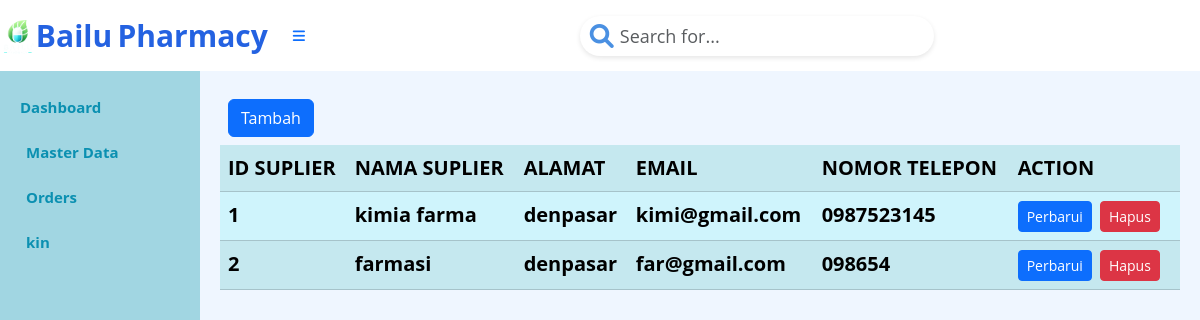
The page /index.php?page=suplier (signed in) on the database its author committed.
### tables this page shows
CREATE TABLE `tb_suplier` (
  `Id_suplier` int(3) NOT NULL AUTO_INCREMENT,
  `Nama_suplier` varchar(15) NOT NULL,
  `Alamat` varchar(15) NOT NULL,
  `email` varchar(15) NOT NULL,
  `no_tlp` varchar(15) NOT NULL,
  PRIMARY KEY (`Id_suplier`)
);

### suplier.php (the view, shortened to what this page needs)
<div class="d-grid gap-2 p-2 d-md-flex justify-content-md">
    <a class="btn btn-primary me-md-2" href="index.php?page=suplier.form&action=add" role="button">Tambah</a>
</div>
<?php
$mysqli = new mysqli("localhost", "root", "", "apotek");
$result = $mysqli->query("SELECT * from tb_suplier");
?>
<table class="table table-info table-striped">
    <tr>
        <th>ID SUPLIER</th>
        <th>NAMA SUPLIER</th>
        <th>ALAMAT</th>
        <th>EMAIL</th>
        <th>NOMOR TELEPON</th>
        <th>ACTION</th>
    </tr>
    <?php
    foreach ($result as $row) {
        echo "<tr>";
        echo "<td>";
        echo $row['Id_suplier'];
        echo "</td>";
        echo "<td>";
        echo $row['Nama_suplier'];
        echo "</td>";
        echo "<td>";
        echo $row['Alamat'];
        echo "</td>";
        echo "<td>";
        echo $row['email'];
        echo "</td>";
        echo "<td>";
        echo $row['no_tlp'];
        echo "</td>";
        echo "<td>";
        echo "<a class='btn btn-primary me-md-2 btn-sm' href='index.php?page=suplier.form&Id_suplier=" . $row['Id_suplier'] . "&action=edit'>Perbarui</a>";
        echo "<form action='suplier.action.php' method='POST' style ='display:inline;'>";
        echo "<button type='submit' class='btn btn-danger me-md-2 btn-sm' onclick='return confirm(\"Ingin menghapus data ini?\");'>Hapus</button>";
        echo "</form>";
        echo "</td>";
        echo "</tr>";
    }
    ?>
</table>

### index.php (style rules this page uses)
body { background-color: #EFF6FF; font-family: 'Open Sans', sans-serif; font-weight: bold; font-size: 20px; color: #0B90B1; }

### rows shown on the page
tb_suplier: Id_suplier "1", Nama_suplier "kimia farma", Alamat "denpasar", email "kimi@gmail.com", no_tlp "0987523145"
tb_suplier: Id_suplier "2", Nama_suplier "farmasi", Alamat "denpasar", email "far@gmail.com", no_tlp "098654"

### other values the page prints
$_SESSION['username'] "kin"
